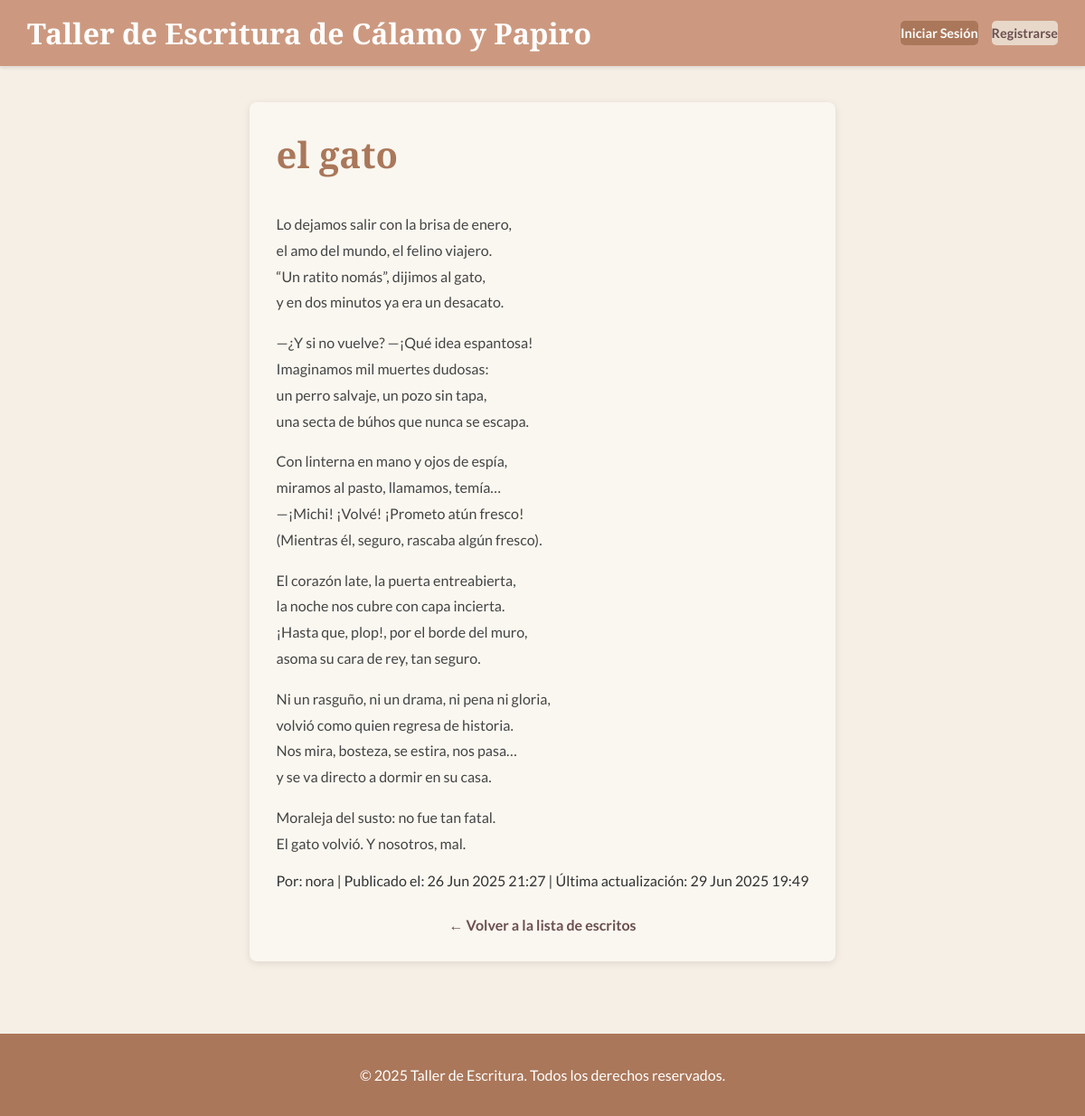
/escritura/3/, run on an earlier commit of the app's database.
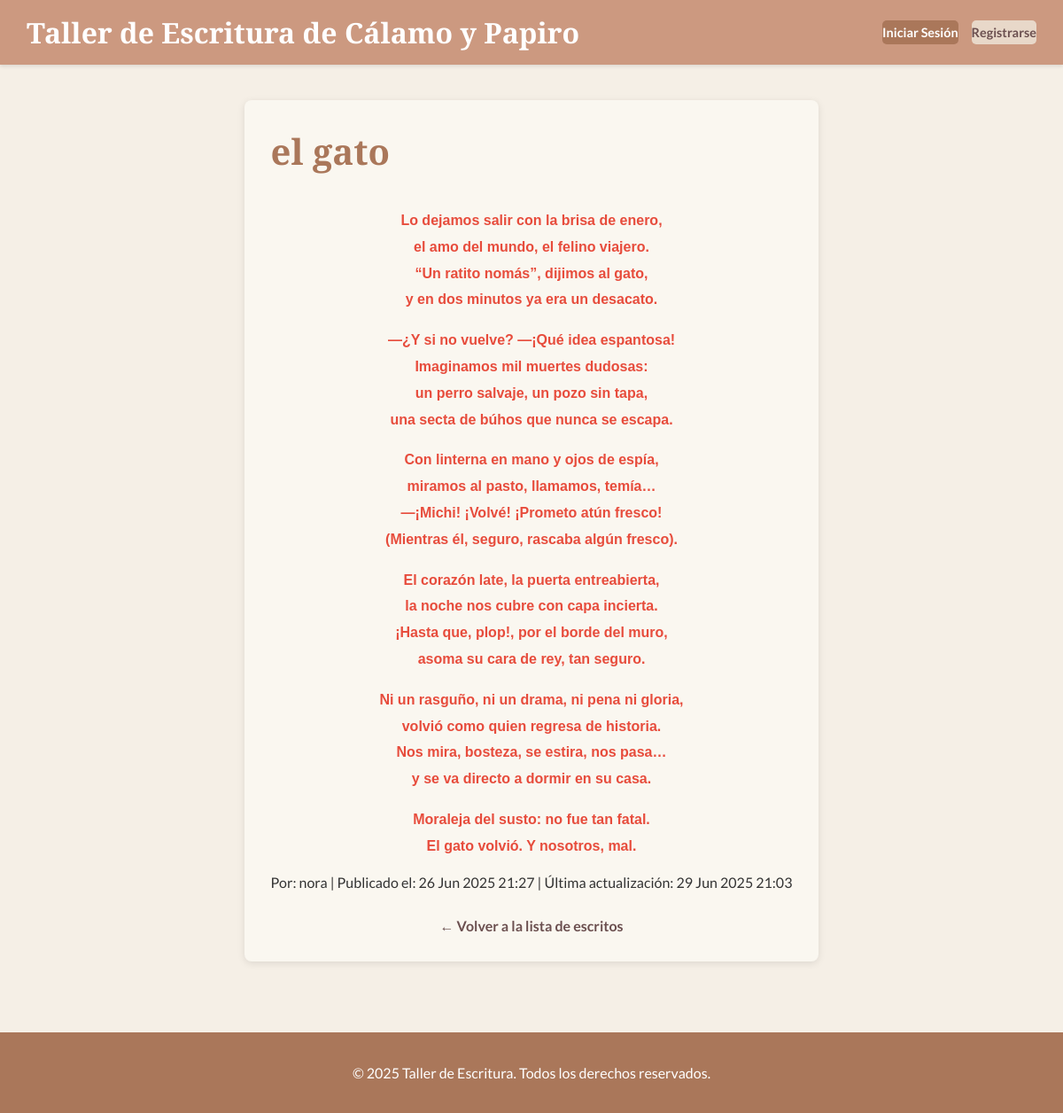
And on a later commit of the database.
### escritura/models.py (models this page shows, shortened)
class Escrito(models.Model):
    ESTADO_CHOICES = [
        ('BORRADOR', 'Borrador'),
        ('PRIVADO', 'Privado'),
        ('PUBLICO', 'Público'),
    ]
    autor = models.ForeignKey(User, on_delete=models.CASCADE, related_name='escritos')
    titulo = models.CharField(max_length=200)
    contenido = RichTextUploadingField() # MODIFICADO: Usa RichTextUploadingField para permitir subir archivos
    fecha_creacion = models.DateTimeField(auto_now_add=True)
    fecha_actualizacion = models.DateTimeField(auto_now=True)
    estado = models.CharField(max_length=10, choices=ESTADO_CHOICES, default='BORRADOR')
    class Meta:
        ordering = ['-fecha_creacion']
        verbose_name = "Escrito"
        verbose_name_plural = "Escritos"

### escritura/views.py (the view)
# urls.py: path('<int:pk>/', views.DetalleEscrito.as_view(), name='detalle_escrito'),
class DetalleEscrito(DetailView):
    model = Escrito  # Le decimos a DetailView qué modelo debe usar.
    template_name = 'escritura/detalle_escrito.html' # Ruta a la plantilla para mostrar el detalle.
    context_object_name = 'escrito' # Nombre de la variable que contendrá el objeto en la plantilla.
    def get_queryset(self):
        return Escrito.objects.filter(estado='PUBLICO')

### escritura/templates/escritura/detalle_escrito.html (shortened to what this page needs)
{% extends 'base.html' %}
{% block content %}
    <div class="header-section">
        <h1 class="page-title">{{ escrito.titulo }}</h1>
    </div>
    <div class="content">
        {{ escrito.contenido|safe }}
    </div>
    <p class="meta-info">
        Por: {{ escrito.autor.username }} |
        Publicado el: {{ escrito.fecha_creacion|date:"d M Y H:i" }} |
        Última actualización: {{ escrito.fecha_actualizacion|date:"d M Y H:i" }}
    </p>
    <a href="{% url 'escritura:lista_escritos' %}" class="back-link">← Volver a la lista de escritos</a>
{% endblock %}

What changed in the data, as far as the page shows it:
changed Escrito "el gato": fecha_actualizacion "29 Jun 2025 19:49" → "29 Jun 2025 21:03"
